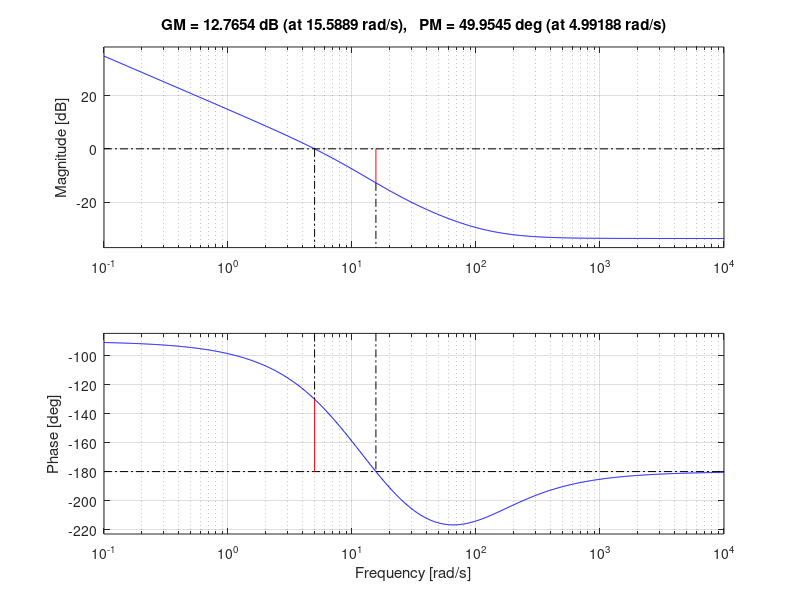

MATLAB code for this plot:
% Limpa a workspace
clear

% Definicao do tempo de amostragem
Ts = 0.1

% Definicao da funcao de transferencia da planta
z = tf('z', Ts);

% G_z = -0.003678*((z+0.7183)/(z-1)*(z-0.3678))
w = tf('s')
z = (1 + (Ts/2)*w)/(1 - (Ts/2)*w)

% G_w = 0.003678*((z+0.7183)/((z-1)*(z-0.3678)))
G_w2 = 55*0.003678*(((0.01406*w + 1.7188)*(1- 0.05*w))/((0.1*w)*(0.06839*w + 0.6322)))

% zero(G_w)
% zero(G_w2)
% pole(G_w)
% pole(G_w2)

% bode(G_w2)
margin(G_w2)
